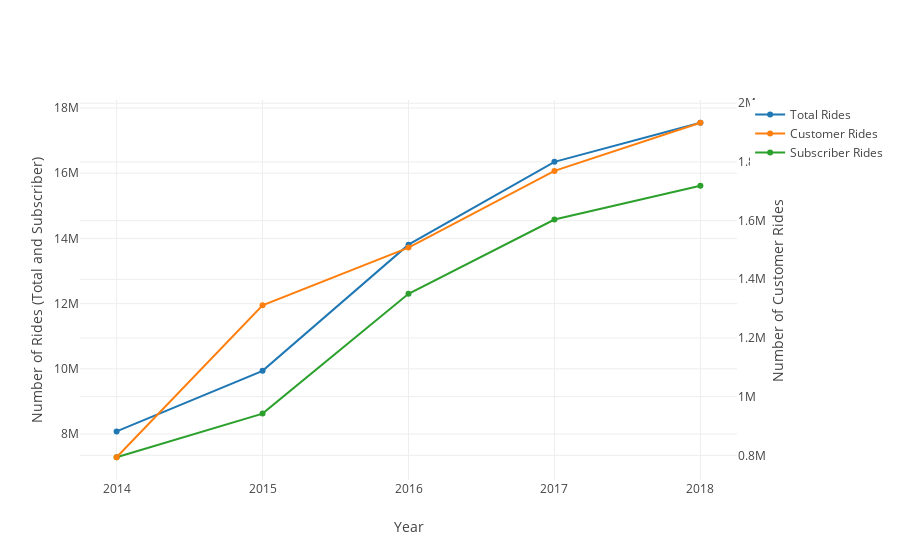

Write notebook code for a chart like this one.
### Markdown cell above
### The graph shows that rider numbers increase over time but the shapes of the graphs differs between the two with subscriber rides appearing sigmoidal and customer rides as hyperbolic, mostly because of the highish year in 2015 for customer rides.

### Code cell
#define each line individually 
trace_total_year = go.Scatter(x= df_yearly_stats['year'],y=df_yearly_stats['Total rides'], name= 'Total Rides')
trace_cust_year = go.Scatter(x= df_yearly_stats['year'],y=df_yearly_stats['Customers'], name= 'Customer Rides', yaxis='y2')
trace_Subs_year = go.Scatter(x= df_yearly_stats['year'],y=df_yearly_stats['Subscribers'], name= 'Subscriber Rides')

#commit it to data
data_year=[trace_total_year, trace_cust_year, trace_Subs_year]

#adjust the layout settings
layout_year = go.Layout(xaxis=dict(type='category', title='Year'),yaxis=dict(title='Number of Rides (Total and Subscriber)'), yaxis2=dict(title='Number of Customer Rides', overlaying='y', side='right'))

#commit to figure
fig_year = go.Figure(data=data_year, layout=layout_year)
#plot in notebook
plotly.offline.iplot(fig_year, filename='Rides.html')

### Figure 1 — Plotly figure (JSON) as saved in the notebook; plotly's stock layout.template omitted (floating-point values rounded to 4 significant figures)
{"data": [{"name": "Total Rides", "type": "scatter", "uid": "b01ca381-c0da-4170-8173-24aa4d3f0e4f", "x": ["2014", "2015", "2016", "2017", "2018"], "y": [8081216, 9937969, 13809784, 16348748, 17548339]}, {"name": "Customer Rides", "type": "scatter", "uid": "b2fc5016-cc5b-4c74-8166-56792cf15826", "x": ["2014", "2015", "2016", "2017", "2018"], "y": [793495, 1311331, 1508073, 1769423, 1933514], "yaxis": "y2"}, {"name": "Subscriber Rides", "type": "scatter", "uid": "8e7c9260-1412-4211-8d8c-42903a7c514b", "x": ["2014", "2015", "2016", "2017", "2018"], "y": [7287721, 8626638, 12301711, 14579325, 15614825]}], "layout": {"xaxis": {"title": {"text": "Year"}, "type": "category"}, "yaxis": {"title": {"text": "Number of Rides (Total and Subscriber)"}}, "yaxis2": {"overlaying": "y", "side": "right", "title": {"text": "Number of Customer Rides"}}}}
